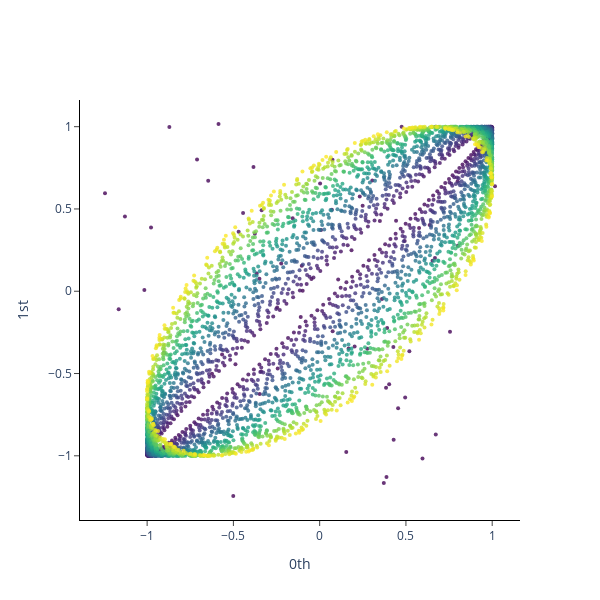

This figure's notebook cell:
### Code cell
plot_point_cloud(embedded_noise)

### Figure 1 — Plotly figure (JSON) as saved in the notebook; plotly's stock layout.template omitted (floating-point values rounded to 4 significant figures; data arrays with more than 128 entries replaced by an {"elided": "..."} marker saying what was removed)
{"data": [{"marker": {"color": {"elided": "4164 int values"}, "colorscale": [[0, "#440154"], [0.1111, "#482878"], [0.2222, "#3e4989"], [0.3333, "#31688e"], [0.4444, "#26828e"], [0.5556, "#1f9e89"], [0.6667, "#35b779"], [0.7778, "#6ece58"], [0.8889, "#b5de2b"], [1, "#fde725"]], "opacity": 0.8, "size": 4}, "mode": "markers", "type": "scatter", "x": {"elided": "4164 float values"}, "y": {"elided": "4164 float values"}}], "layout": {"height": 600, "plot_bgcolor": "white", "width": 600, "xaxis": {"anchor": "x", "exponentformat": "e", "linecolor": "black", "linewidth": 1, "mirror": false, "showexponent": "all", "showline": true, "side": "bottom", "ticks": "outside", "title": {"text": "0th"}, "type": "linear", "zeroline": true}, "yaxis": {"anchor": "y", "exponentformat": "e", "linecolor": "black", "linewidth": 1, "mirror": false, "showexponent": "all", "showline": true, "side": "left", "ticks": "outside", "title": {"text": "1st"}, "type": "linear", "zeroline": true}}}
